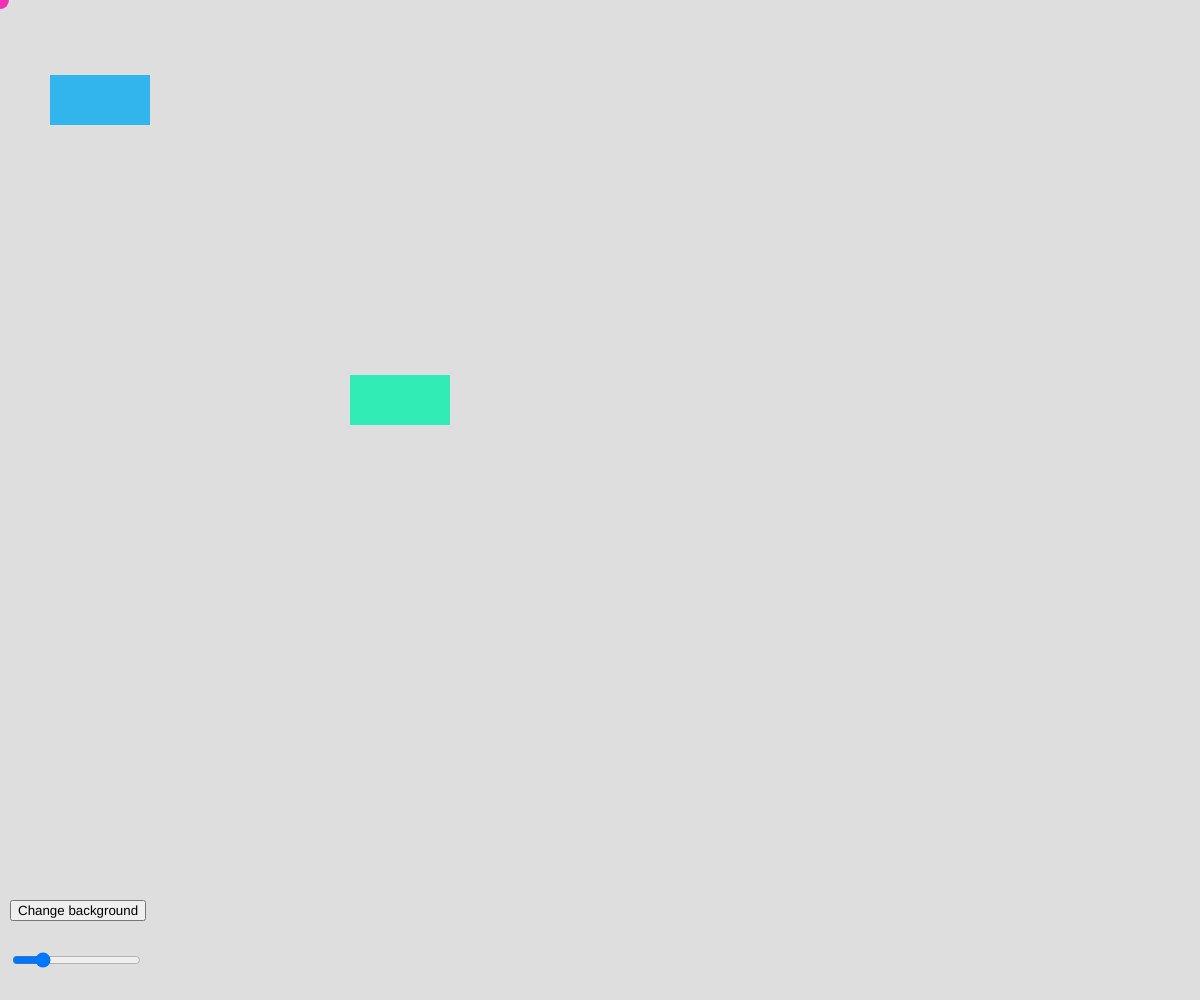
Frame 1 (no input)
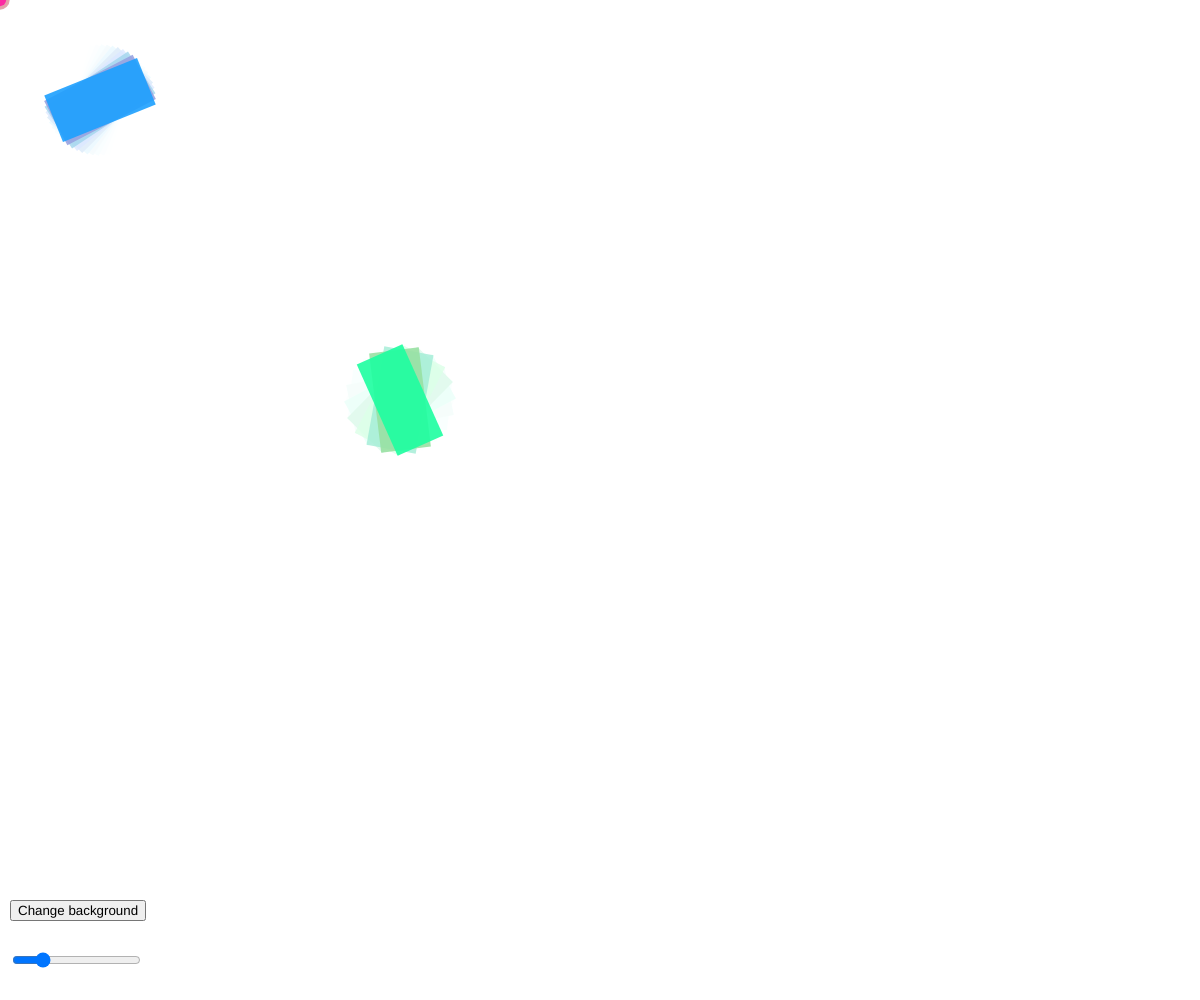
Frame 60 (no input)
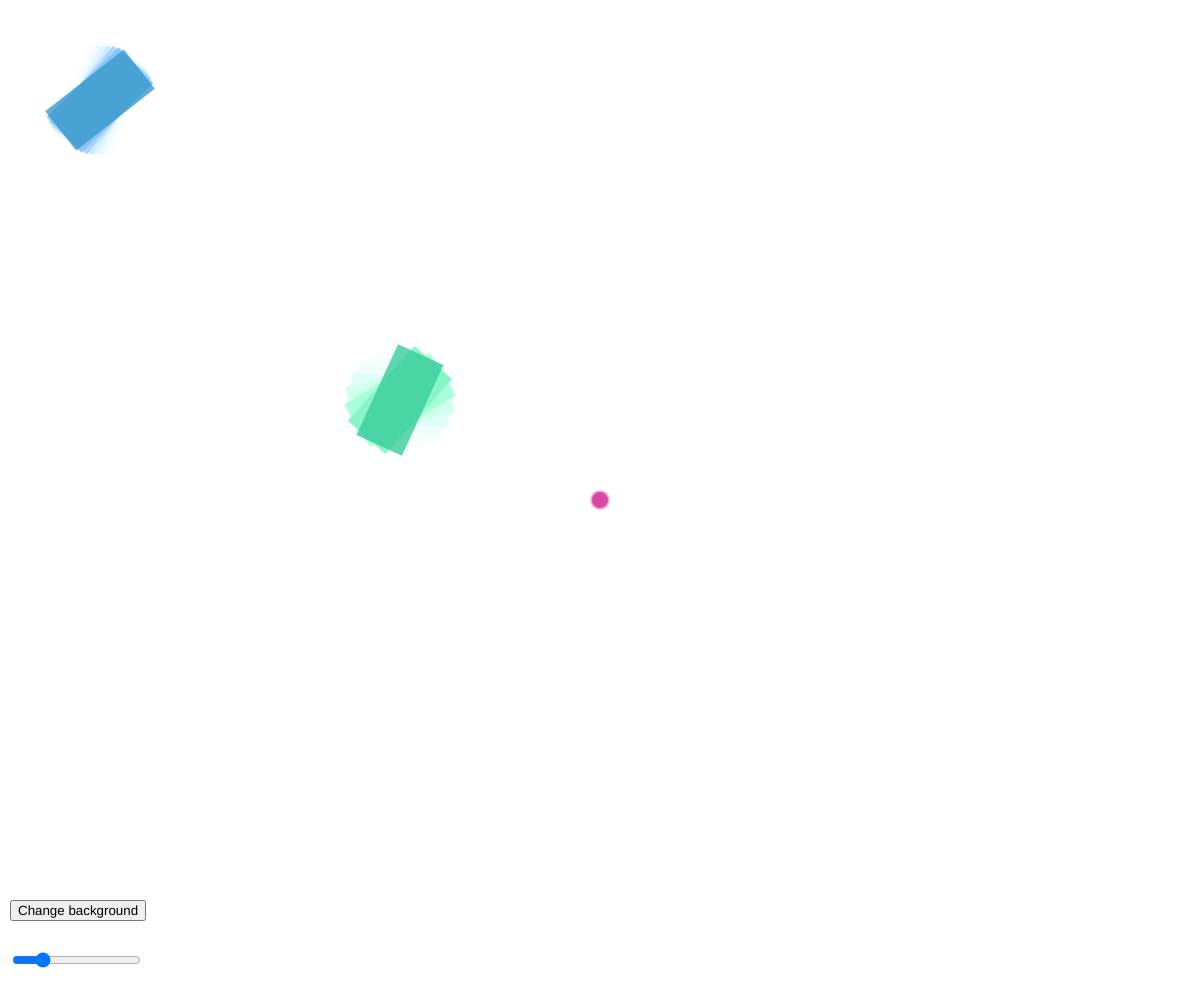
Frame 120 (the mouse pressed at the canvas centre since frame 60)

The p5.js sketch that drew these frames (run headless with seeded random() and noise() and a simulated clock; from frame 60 on, the mouse is pressed at the canvas centre):

// p5.js sketch
// ── sketch.js
var bgColor = 255;

var button;
var slider;

var angle = 0;
var angularSpeed = 0.1;

function setup() {
  // put setup code here
  createCanvas(windowWidth, windowHeight);
  background(200);
  // randomSeed(42)

  button = createButton('Change background');
  button.position(10, windowHeight - 100);
  button.mouseClicked(changeBackground);

  slider = createSlider(5, 30, 10, 1);
  slider.position(10, windowHeight - 50);

  rectMode(CENTER)
}

function changeBackground() {
  bgColor = random(100, 200);
}

function draw() {
  var r = random(200, 255)
  var g = random(0, 100)
  var b = random(100, 200)
  var a = random(200, 255)

  background(bgColor, bgColor, bgColor, 100);
  // put drawing code here
  fill(r, g, b, a);
  noStroke()

  // circle.X++; 
  // if (circle.X > width) circle.X = 0;
  // circle.Y++;
  // if (circle.Y > height) circle.Y = 0;
  // circle.sX++;
  // if (circle.sX > 30) circle.sX = 1;
  // circle.sY--;
  // if (circle.sY < 0) circle.sY = 30;

  var s = slider.value() + random(10);
  ellipse(mouseX, mouseY, s, s);

  push();
  translate(100, 100);
  rotate(angle);
  fill(g, b, r, a);
  rect(0, 0, 100, 50);
  pop();

  push();
  translate(400, 400);
  rotate(-3 * angle);
  fill(g, r, b, a);
  rect(0, 0, 100, 50);
  pop();

  // stroke(b, g, r, 100)
  // strokeWeight(3)
  // line(random(0, width), random(0, height), random(0, width), random(0, height))

  angle += angularSpeed;

  // rect(1, 2, 3, h, [tl], [tr], [br], [bl])
}

function mousePressed() {
  background(250, 250, 100)
}
